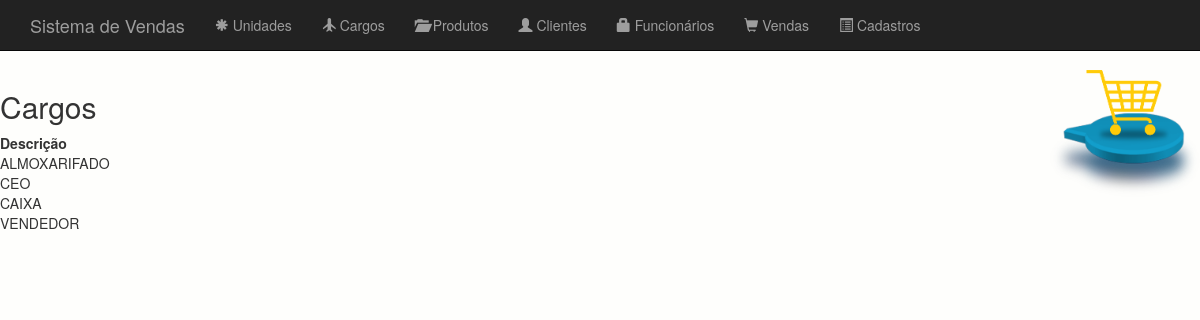
Page /appvendas/cargos/ on the earlier database version.
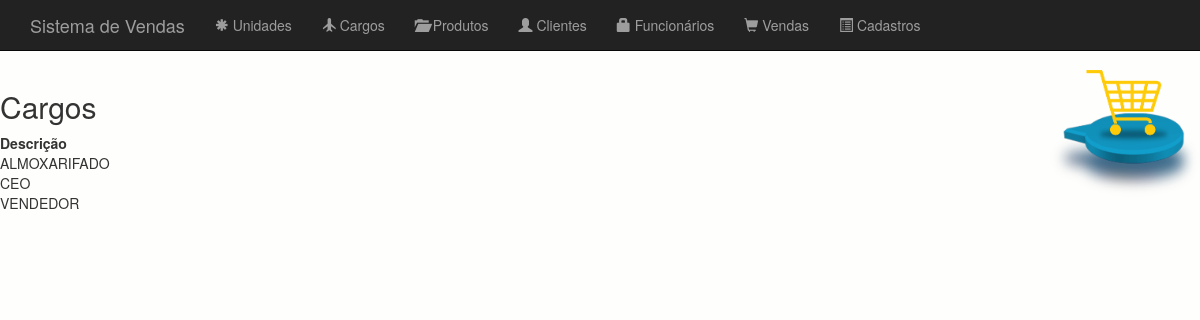
Same page on the later database version.
### appvendas/models.py (models this page shows, shortened)
class Cargo(models.Model):
    descricao=models.CharField("Descrição",max_length=150)

### appvendas/views.py (the view)
def listarcargos(request):
    cargos=Cargo.objects.all().order_by('descricao')
    lista={'cargos':cargos}
    return render(request,'cargos.html',lista)

### templates/cargos.html
{% extends 'base.html' %}
{% block conteudo %}
    <h2>Cargos</h2>
<table>
  <tr>
    <th>Descrição</th>
  </tr>
    {% for cargo in cargos %}
        <tr>
            <td> {{ cargo.descricao | upper }}</td>
        </tr>
    {% endfor %}
</table>
{% endblock %}

Differences in the rows shown:
removed Cargo: descricao "CAIXA"
